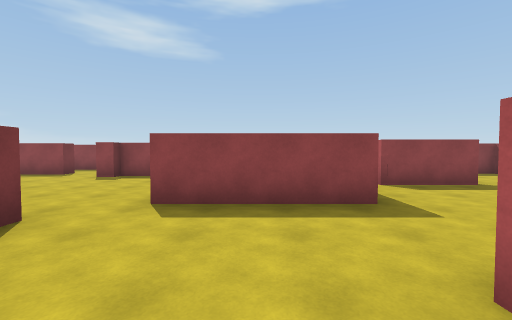
[1] (above)

24 first-person views from a walk through a Unity game level. The camera is 1.5 m above the floor, tilts 2° down and sees 90° across. The floor is counted in squares, 2 m on a side. Each view is taken from the middle of a square. On the plan, view 1 faces up. The plan holds only what a view shows up to about 9 squares ahead; the rest is blank. The place goes on beyond the plan.

[2]
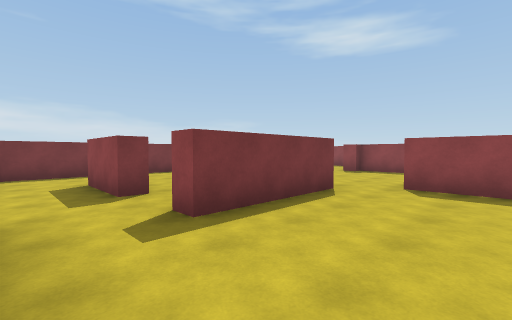

[3]
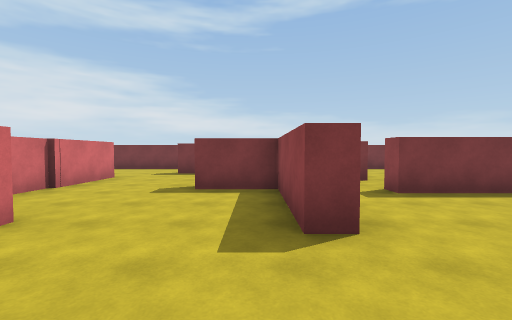

[4]
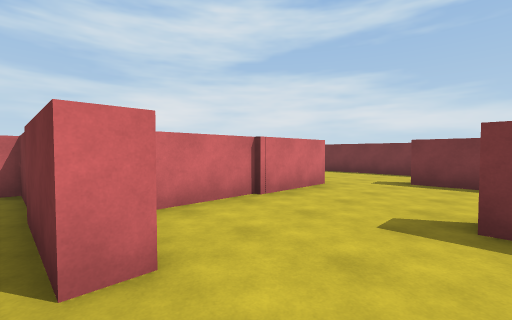

[5]
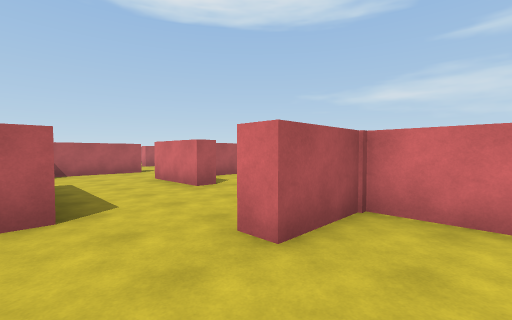

[6]
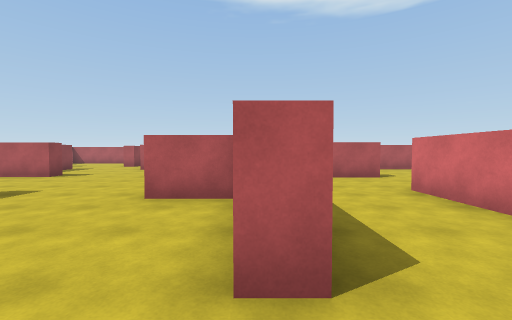

[7]
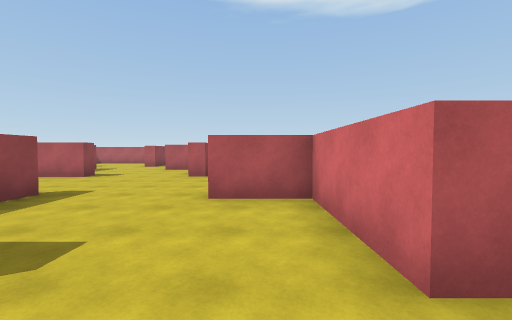

[8]
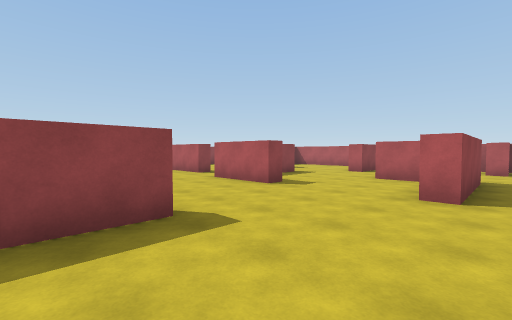

[9]
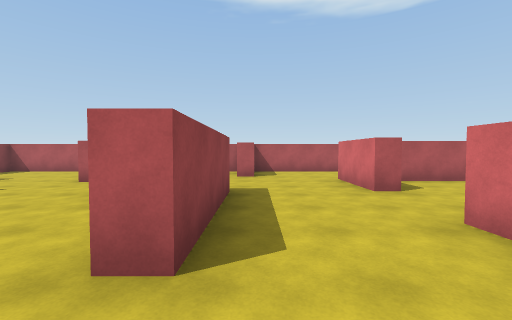

[10]
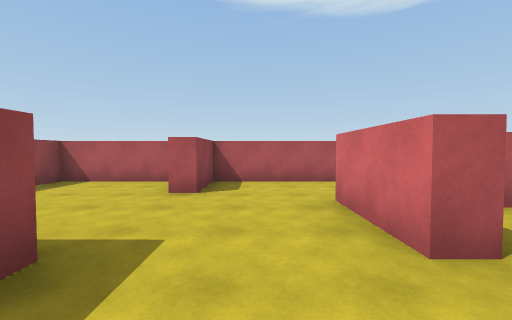

[11]
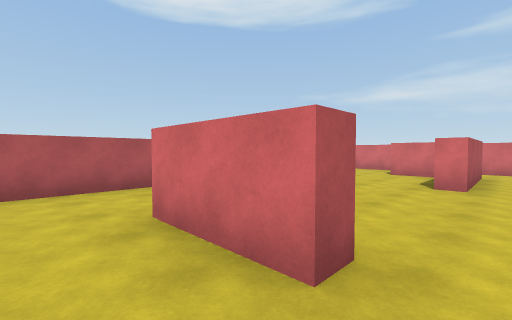

[12]
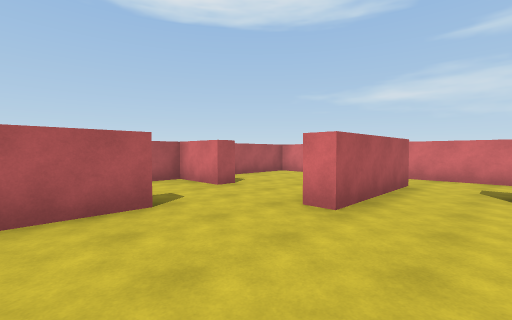

[13]
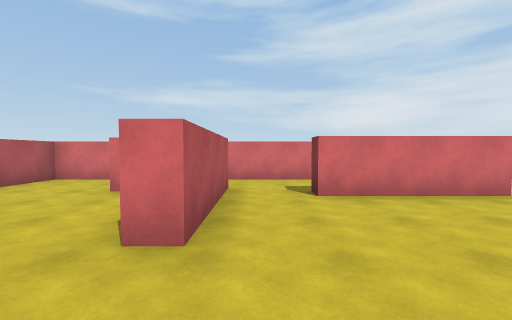

[14]
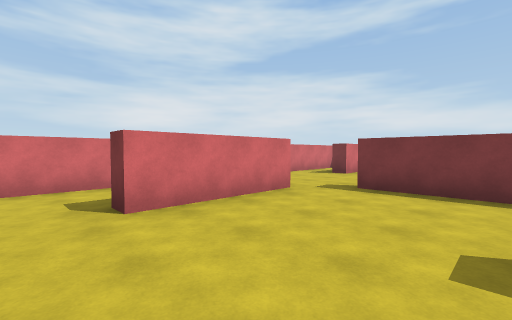

[15]
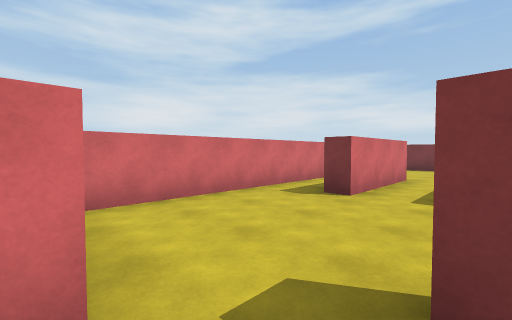

[16]
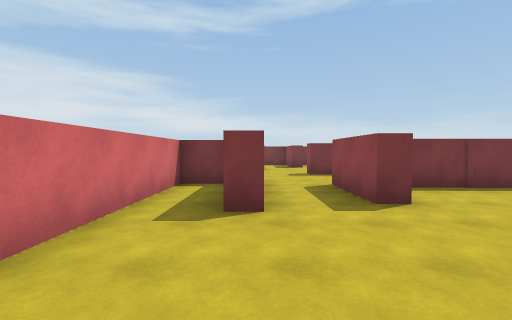

[17]
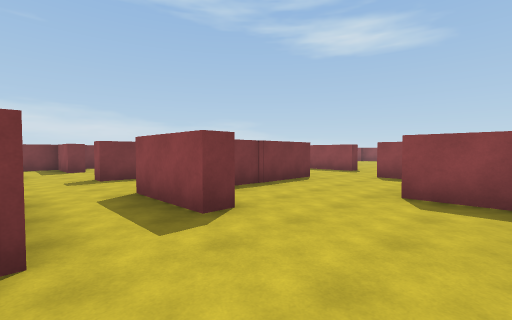

[18]
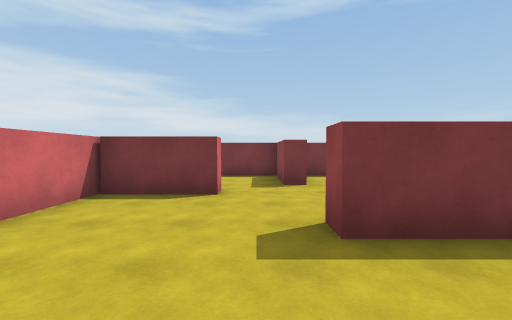

[19]
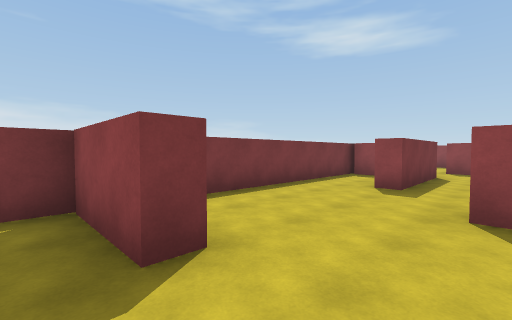

[20]
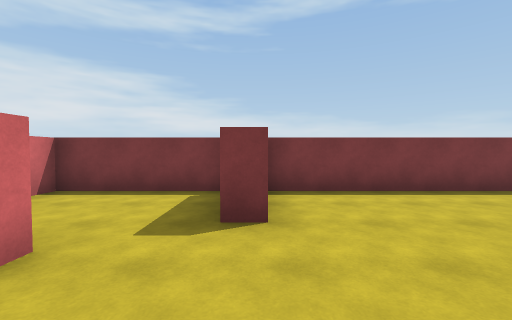

[21]
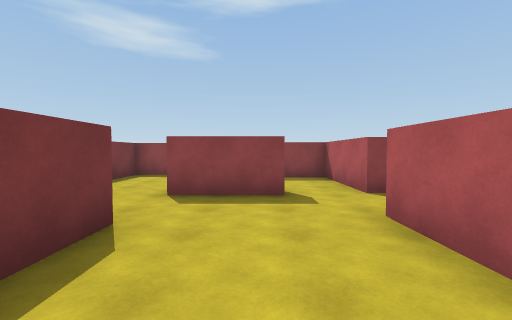

[22]
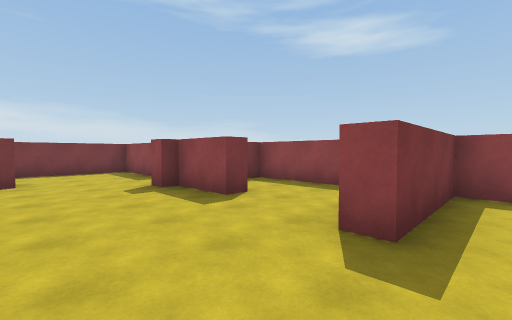

[23]
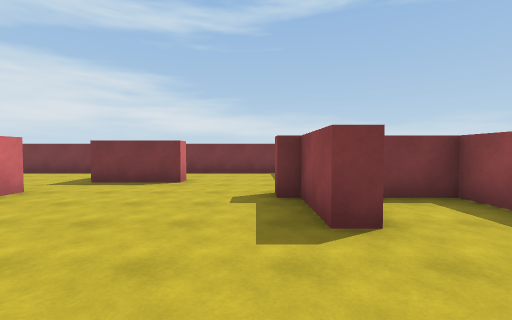

[24]
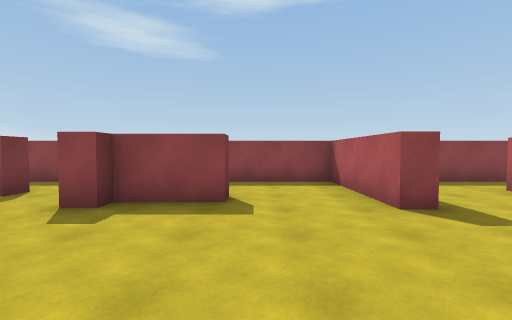

### Floor plan
Key: @ floor where view 1 was taken; # wall or solid block; . floor.
Columns run from 9 left of view 1 to 16 right of it. Each row starts with its distance up from view 1.
 11  ##  #########
 10   .  #...#....
  9   .. #...#...   ##
  8 ###..##..#..#   .#
  7 #.......... #  ..#      #
  6 #.......... ##...#     ..
  5 #..#....... ......    ...
  4 #  #....####.....### ....
  3 ####......... ...#.....
  2 #....##.....  ...#....####
  1 #.....#....###...........#
  0 #.....#..@  ........#....#
 -1 #..##.....  .....####....#
 -2 #.....###..............###
 -3 ###...#......#  .........#
 -4 #.#...#....###   ........#
 -5 #.#.............##..###..#
 -6 #........#.......#....#
 -7 #...##...#..###..#....#
 -8 #....#####....#..........
 -9 #.... #  #....#.....#....#
-10 ###...#..##...#.....#..###
-11 #...................#....#
-12 #..#....###....###..##...#
-13 #..#... #......   ... ...#
-14 ######  #######  ####  ###

Where each view was taken, in squares from view 1:
view 1: 0 up, 0 right, facing up
view 2: 2 down, 0 right, facing up-left
view 3: 3 down, 2 right, facing left
view 4: 4 down, 0 right, facing down-left
view 5: 4 down, 2 left, facing down-right
view 6: 4 down, 0 right, facing right
view 7: 3 down, 0 right, facing right
view 8: 2 down, 3 right, facing up-right
view 9: 2 down, 6 right, facing right
view 10: 3 down, 9 right, facing right
view 11: 3 down, 10 right, facing down-right
view 12: 6 down, 9 right, facing down-right
view 13: 7 down, 10 right, facing down
view 14: 8 down, 10 right, facing down-left
view 15: 10 down, 6 right, facing down-left
view 16: 12 down, 5 right, facing left
view 17: 12 down, 4 right, facing up-left
view 18: 11 down, 1 left, facing left
view 19: 11 down, 5 left, facing up-left
view 20: 10 down, 4 left, facing left
view 21: 5 down, 5 left, facing up
view 22: 5 up, 1 right, facing up-left
view 23: 7 up, 0 right, facing left
view 24: 4 up, 2 left, facing up
